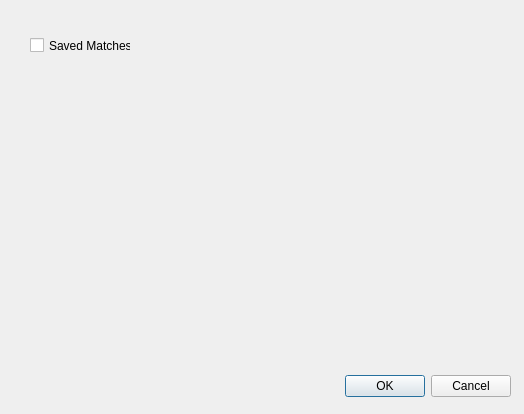
<?xml version="1.0" encoding="UTF-8"?>
<ui version="4.0">
 <class>SettingDialog</class>
 <widget class="QDialog" name="SettingDialog">
  <property name="geometry">
   <rect>
    <x>0</x>
    <y>0</y>
    <width>524</width>
    <height>414</height>
   </rect>
  </property>
  <property name="windowTitle">
   <string>Dialog</string>
  </property>
  <widget class="QDialogButtonBox" name="buttonBox">
   <property name="geometry">
    <rect>
     <x>170</x>
     <y>370</y>
     <width>341</width>
     <height>32</height>
    </rect>
   </property>
   <property name="orientation">
    <enum>Qt::Horizontal</enum>
   </property>
   <property name="standardButtons">
    <set>QDialogButtonBox::Cancel|QDialogButtonBox::Ok</set>
   </property>
  </widget>
  <widget class="QCheckBox" name="checkBox">
   <property name="geometry">
    <rect>
     <x>30</x>
     <y>30</y>
     <width>101</width>
     <height>31</height>
    </rect>
   </property>
   <property name="text">
    <string>Saved Matches</string>
   </property>
  </widget>
 </widget>
 <resources/>
 <connections>
  <connection>
   <sender>buttonBox</sender>
   <signal>accepted()</signal>
   <receiver>SettingDialog</receiver>
   <slot>accept()</slot>
   <hints>
    <hint type="sourcelabel">
     <x>248</x>
     <y>254</y>
    </hint>
    <hint type="destinationlabel">
     <x>157</x>
     <y>274</y>
    </hint>
   </hints>
  </connection>
  <connection>
   <sender>buttonBox</sender>
   <signal>rejected()</signal>
   <receiver>SettingDialog</receiver>
   <slot>reject()</slot>
   <hints>
    <hint type="sourcelabel">
     <x>316</x>
     <y>260</y>
    </hint>
    <hint type="destinationlabel">
     <x>286</x>
     <y>274</y>
    </hint>
   </hints>
  </connection>
 </connections>
</ui>
